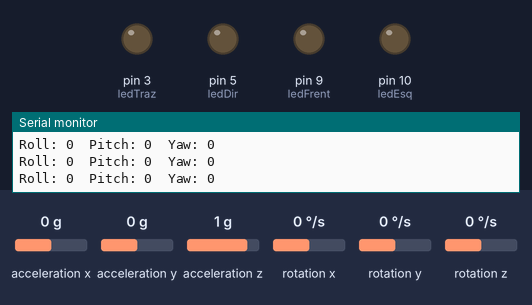
This sketch was run on a simulated Arduino Uno, built with avr-gcc and run on an emulated ATmega328P. Shown: output pins drawn as LEDs (lit = HIGH), the last lines printed to the serial monitor. Inputs (shaded band) come from the test bench; at power-on: rotation x 0 °/s, rotation y 0 °/s, acceleration x 0 g, acceleration y 0 g, acceleration z 1 g, rotation z 0 °/s.

Above: at 1.2 s.
1.3 s: rotation x set to -192 °/s
At 2.0 s:
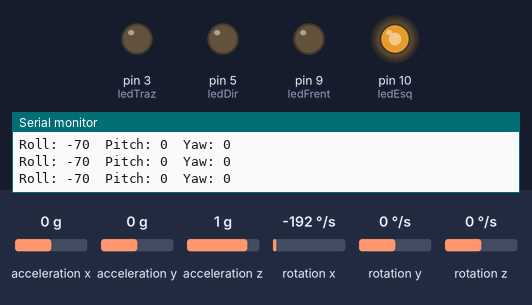
2.8 s: rotation y set to -2 °/s
At 4.0 s:
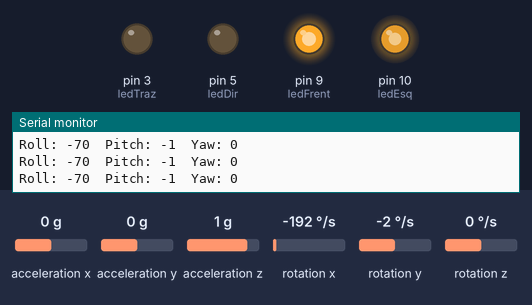
4.3 s: rotation x set to -100 °/s
At 5.5 s:
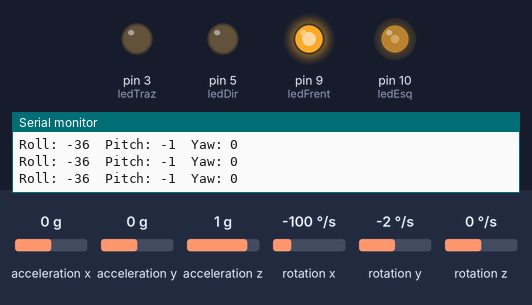
5.8 s: rotation y set to -192 °/s
At 6.5 s:
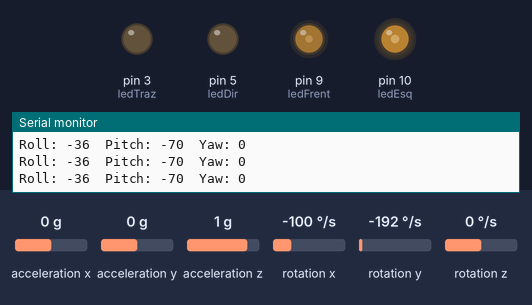
7.3 s: rotation x set to 0 °/s
At 7.6 s:
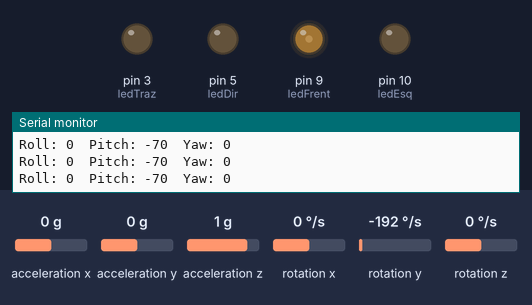
8.8 s: rotation y set to -100 °/s
At 10.1 s:
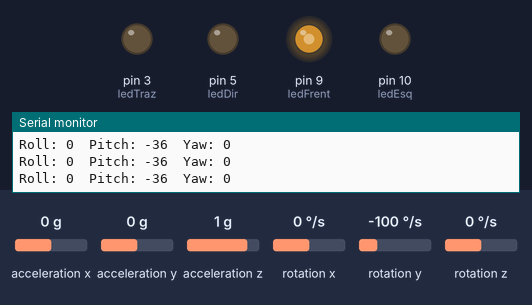
Timing chart, 0 to 11.3 s (numbered marks = the images above; inputs shaded):
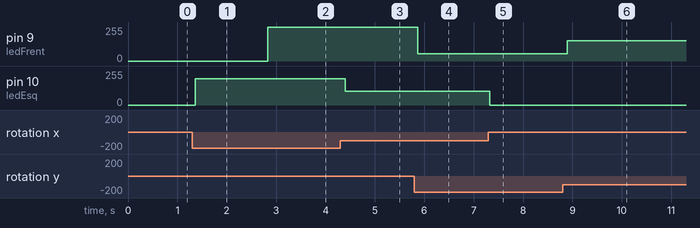

Measured:
- the behaviour switches between 0 and -1 °/s on rotation y (found by bisection; images 1 and 2)
- after the input at 1.3 s, pin 10 (ledEsq): 0/255 → 198/255 after 0.06 s
- after the input at 2.8 s, pin 9 (ledFrent): 0/255 → 252/255 at once
- after the input at 4.3 s, pin 10 (ledEsq): 198/255 → 102/255 after 0.10 s
- after the input at 5.8 s, pin 9 (ledFrent): 252/255 → 56/255 after 0.06 s
- after the input at 7.3 s, pin 10 (ledEsq): 102/255 → 0/255 at once
- after the input at 8.8 s, pin 9 (ledFrent): 56/255 → 153/255 after 0.10 s

The sketch:

controle_Voo.ino
```cpp
// todos o leds vão em um ground comum
// resistor de 100 ohms
// ligar os leds nas portas PWM do arduino que tem o ~ seguido do numero, exemplo (~11)

#include <MPU6050.h>
#include <Wire.h>

MPU6050 mpu; // cria um objeto para manipular a mpu no codigo

const int ledEsq = 10; // led do lado esquerdo
const int ledDir = 5; // led do lado direito
const int ledFrent = 9; // led da frente
const int ledTraz = 3; // led de traz

void setup() {
  Wire.begin();
  Serial.begin(115200); // comunicação serial

  mpu.initialize(); // inicia a comunicação com a mpu

  pinMode(ledEsq, OUTPUT);
  pinMode(ledDir, OUTPUT);
  pinMode(ledFrent, OUTPUT);
  pinMode(ledTraz, OUTPUT);
}

void loop() {
  // cria seis variaveis que armazenam as leituras da mpu6050
  int16_t ax, ay, az, gx, gy, gz;

// mpu.getMotion6 ler os valores brutos dos sensores da mpu6050
  mpu.getMotion6(&ax, &ay, &az, &gx, &gy, &gz);

  // Normaliza os valores dos sensores para o intervalo de -90 a 90 graus
  int roll = map(gx, -32768, 32767, -90, 90);
  int pitch = map(gy, -32768, 32767, -90, 90);
  int yaw = map(gz, -32768, 32767, -90, 90);

  // Imprime os valores no Serial Monitor
  Serial.print("Roll: ");
  Serial.print(roll);
  Serial.print("\tPitch: ");
  Serial.print(pitch);
  Serial.print("\tYaw: ");
  Serial.println(yaw);


  // Controle de LEDs com base no movimento de roll
  if (roll < 0) {
    int intensidade = map(roll, 0, -90, 0, 255);

    analogWrite(ledEsq, intensidade);
    analogWrite(ledDir, 0);
  } else {
    int intensidade = map(roll, 0, 90, 0, 255);

    analogWrite(ledEsq, 0);
    analogWrite(ledDir, intensidade);
  }

  // Controle de LEDs com base no movimento de pitch
  if (pitch < 0) {
    int intensidadePitch = map(pitch, -90, 0, 0, 255);

    analogWrite(ledFrent, intensidadePitch);
    analogWrite(ledTraz, 0);
  } else {
    int intensidadePitch = map(pitch, 0, 90, 0, 255);

    analogWrite(ledFrent, 0);
    analogWrite(ledTraz, intensidadePitch);
  }


  delay(100); // cria uma pausa de 0,1 segundos até repetir o loop do codigo novamente
}
```
